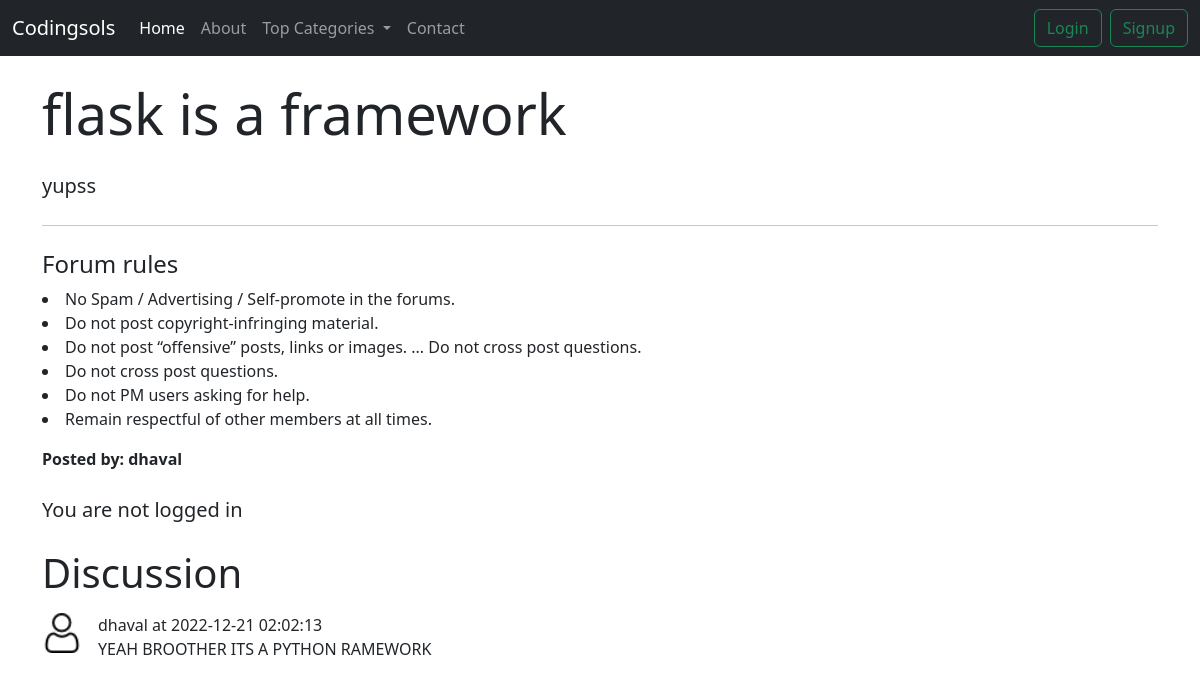
/thread.php?threadid=25&srno=11, run on the app's committed database.
### tables this page shows
CREATE TABLE `threads` (
  `thread_id` int(7) NOT NULL,
  `thread_title` varchar(255) NOT NULL,
  `thread_desc` text NOT NULL,
  `thread_cat_id` int(11) NOT NULL,
  `thread_user_id` int(11) NOT NULL,
  `timestamp` datetime NOT NULL
);

CREATE TABLE `users` (
  `srno` int(8) NOT NULL,
  `user_email` varchar(30) NOT NULL,
  `user_pass` varchar(255) NOT NULL,
  `timestamp` datetime NOT NULL DEFAULT current_timestamp()
);

CREATE TABLE `comments` (
  `comment_id` int(8) NOT NULL,
  `comment_content` text NOT NULL,
  `thread_id` int(8) NOT NULL,
  `comment_by` int(8) NOT NULL,
  `comment_time` datetime NOT NULL DEFAULT current_timestamp()
);

### thread.php (the view, shortened to what this page needs)
<!doctype html>
<html lang="en">
  <head>
    <link href="https://cdn.jsdelivr.net/npm/bootstrap@5.2.2/dist/css/bootstrap.min.css" rel="stylesheet">
  </head>
  <body>
    <?php
    $id = $_GET['threadid'];
    $nm = $_GET['srno'];
    include 'partials/_header.php';
    include 'partials/_dbconnect.php';
    $sql = "SELECT * FROM `threads` WHERE `thread_id` = $id";
    $result = mysqli_query($con,$sql);
    while($row=mysqli_fetch_assoc($result))
    {
      $catname = $row['thread_title'];
      $catdesc = $row['thread_desc'];
    }
    ?>
<?php
 $sql2 = "SELECT user_email FROM `users` WHERE srno='$nm'";
 $result2 = mysqli_query($con,$sql2);
 $row2 = mysqli_fetch_assoc($result2);
 $posted = $row2['user_email'];
?>
    <div class="container my-4">
    <div class="jumbotron">
  <h1 class="display-4"><?php echo $catname;?></h1>
  <p class="lead mt-4"><?php echo $catdesc;?></p>
  <hr class="my-4">
  <p>
     <h4>Forum rules</h4>
                <li>No Spam / Advertising / Self-promote in the forums.</li>
                <li>Do not post copyright-infringing material.</li>
                <li>Do not post “offensive” posts, links or images. ...
                    Do not cross post questions.</li>
                <li>Do not cross post questions.</li>
                <li>Do not PM users asking for help.</li>
                <li>Remain respectful of other members at all times.</li>
            </ul></p>
        <p><b>Posted by: <?php echo $posted; ?></b></p>
</div>
    </div>
    <?php
if(isset($_SESSION['loggedin']) && $_SESSION['loggedin']==true)
{
  echo'
  <div class="container">
  <h1 class="py-2">Post a Comment</h1>
  <form action="'. $_SERVER['REQUEST_URI'] . '" method="POST">
  <div class="form-group">
  <label for="desc">Type your comment</label>
  <textarea class="form-control" name="comment" id="comment" rows="3"></textarea>
  <input type="hidden" name="srno" value="'.$_SESSION['srno'].'">
  </div>
  <button type="submit" class="btn btn-success mt-3">Post Comment</button>
  </form>
  </div>
  ';
}
else
{
  echo'
  <div class="container">
     <p class="lead">You are not logged in</p>
    </div>
';}
  ?>
    <div class="container" id="ques">
      <h1 class="py-2">Discussion</h1>
      <?php
    $id = $_GET['threadid'];
    include 'partials/_dbconnect.php';
    $sql = "SELECT * FROM `comments` WHERE `thread_id` = $id";
    $result = mysqli_query($con,$sql);
    while($row=mysqli_fetch_assoc($result))
    {
      $content = $row['comment_content'];
      $comment_time = $row['comment_time'];
      $comment_by = $row['comment_by'];
      $sql2 = "SELECT user_email FROM `users` WHERE srno='$comment_by'";
      $result2 = mysqli_query($con,$sql2);
      $row2 = mysqli_fetch_assoc($result2);
      echo '<div class="d-flex">
      <div class="flex-shrink-0">
      <img src="img/user.png" width="40px">
      </div>
      <div class="flex-grow-1 ms-3">
      <p class="font-weight-bold my-0">'.$row2['user_email'].' at '.$comment_time.'</p>
      '.$content.'
      </div>
      </div>';
    }
    ?>
</div>
  </body>
</html>

### partials/_header.php (shortened to what this page needs)
<?php
echo '<nav class="navbar navbar-expand-lg navbar-dark bg-dark">
  <div class="container-fluid">
    <a class="navbar-brand" href="index.php">Codingsols</a>
    <button class="navbar-toggler" type="button" data-bs-toggle="collapse" data-bs-target="#navbarSupportedContent" aria-controls="navbarSupportedContent" aria-expanded="false" aria-label="Toggle navigation">
      <span class="navbar-toggler-icon"></span>
    </button>
    <div class="collapse navbar-collapse" id="navbarSupportedContent">
      <ul class="navbar-nav me-auto mb-2 mb-lg-0">
        <li class="nav-item">
          <a class="nav-link active" aria-current="page" href="index.php">Home</a>
        </li>
        <li class="nav-item">
          <a class="nav-link" href="about.php">About</a>
        </li>
        <li class="nav-item dropdown">
          <a class="nav-link dropdown-toggle" href="#" id="navbarDropdown" role="button" data-bs-toggle="dropdown" aria-expanded="false">
            Top Categories
          </a>
          <ul class="dropdown-menu" aria-labelledby="navbarDropdown">
          ';
          echo'
          </ul>
        </li>
        <li class="nav-item">
          <a class="nav-link" href="contact.php" tabindex="-1" aria-disabled="true">Contact</a>
        </li>
        </ul>
        ';
        if(isset($_SESSION['loggedin']) && $_SESSION['loggedin']==true)
        {
          echo' <form class="d-flex">
         <p class="text-light my-0 mx-2"> welcome '. $_SESSION['useremail'].'</p>
         <a href="partials/_logout.php" role="button" class="btn btn-outline-success mx-2">Logout</a>
         </form>';
        }
        else
        {
          echo'
          <button class="btn btn-outline-success mx-2" type="button" data-bs-toggle="modal" data-bs-target="#loginModal">Login</button>
          <button class="btn btn-outline-success" type="button" data-bs-toggle="modal" data-bs-target="#signupModal">Signup</button>
';}
        echo'</div>
  </div>
</nav>';
?>

### data on the page
threads: thread_title "flask is a framework", thread_desc "yupss"
users: user_email "dhaval"
comments: users.user_email "dhaval", comment_time "2022-12-21 02:02:13", comment_content "YEAH BROOTHER ITS A PYTHON RAMEWORK"
